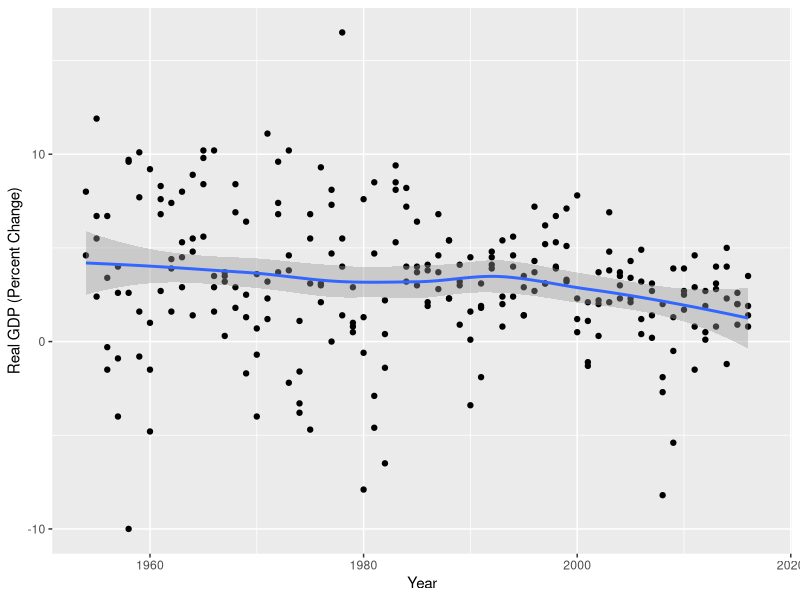
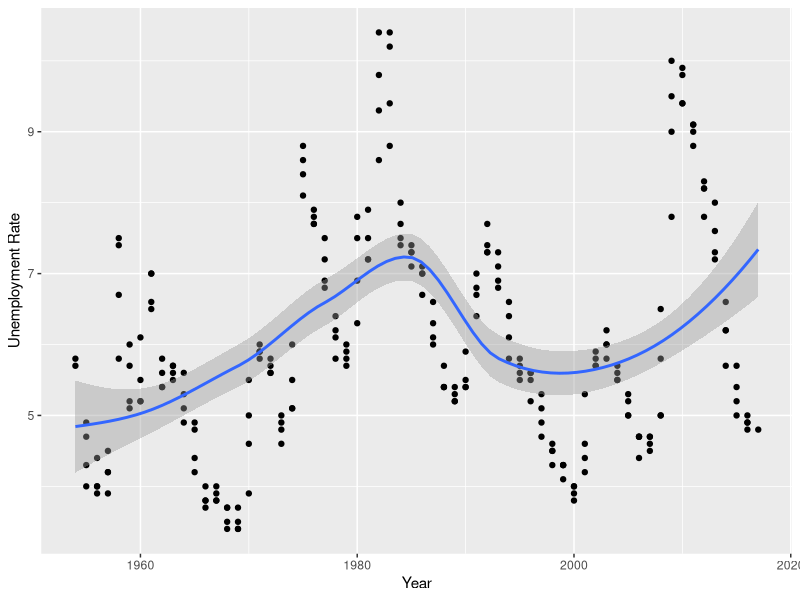
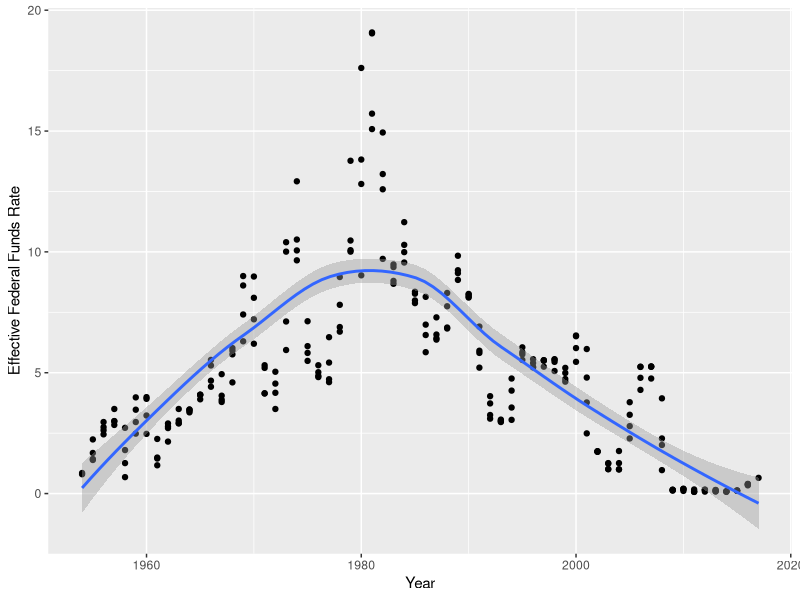
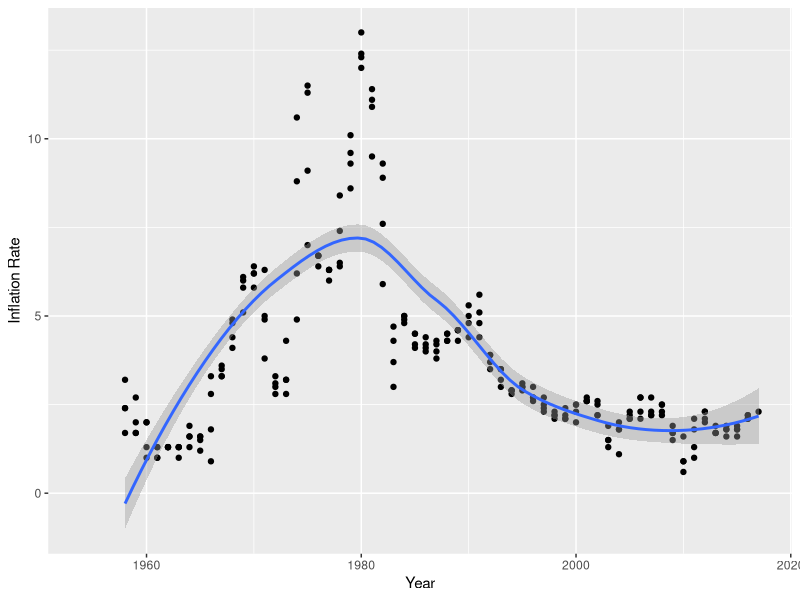

Write R code to recreate these figures, in order.
## ---- chunk 1
knitr::opts_chunk$set(echo = TRUE)
library(dplyr)
library(tidyverse)
library(magrittr)
library(knitr)
library(readr)
library(readxl)
library(ggplot2)
## ---- chunk 2
fed_rates <- read_csv("../../_data/FedFundsRate.csv")
## ---- chunk 3
fed_rates <- fed_rates %>%
  mutate(Month = case_when(
         Month == 1 ~ "January",
         Month == 2 ~ "February",
         Month == 3 ~ "March",
         Month == 4 ~ "April",
         Month == 5 ~ "May",
         Month == 6 ~ "June",
         Month == 7 ~ "July",
         Month == 8 ~ "August", 
         Month == 9 ~ "September",
         Month == 10 ~ "October",
         Month == 11 ~ "November",
         Month == 12 ~ "December")
  )
## ---- chunk 4
fed_rates_new <- fed_rates %>%
  select("Year" , "Month" ,	"Day" , "Effective Federal Funds Rate" ,	"Real GDP (Percent Change)",	"Unemployment Rate" ,	"Inflation Rate")

fed_rates_new
## ---- chunk 5
fed_rates_quarter <- fed_rates_new %>%
  filter(`Month` %in% c("January" , "April" , "July" , "October"))

fed_rates_quarter
  
## ---- chunk 6
summarise_GDP <- fed_rates_quarter 
select(fed_rates_quarter,`Month`, `Real GDP (Percent Change)`)
  summarise(fed_rates_quarter , mean.Real_GDP = mean(`Real GDP (Percent Change)` , na.rm = TRUE) , max.Real_GDP = max(`Real GDP (Percent Change)` , na.rm = TRUE) , min.Real_GDP = min(`Real GDP (Percent Change)` , na.rm = TRUE) , sd.Real_GDP = sd(`Real GDP (Percent Change)` , na.rm = TRUE) , IQR.Real_GDP = IQR(`Real GDP (Percent Change)` , na.rm = TRUE))
## ---- chunk 7
ggplot(fed_rates_quarter, aes(`Year` , `Real GDP (Percent Change)`)) + 
  geom_point() + 
  geom_smooth()
## ---- chunk 8
ggplot(fed_rates_quarter, aes(`Year` , `Unemployment Rate`)) + 
  geom_point() + 
  geom_smooth() 

## ---- chunk 9
ggplot(fed_rates_quarter, aes(`Year` , `Effective Federal Funds Rate`)) + 
  geom_point() + 
  geom_smooth()
## ---- chunk 10
 ggplot(fed_rates_quarter, aes(`Year` , `Inflation Rate`)) + 
  geom_point() + 
  geom_smooth()
